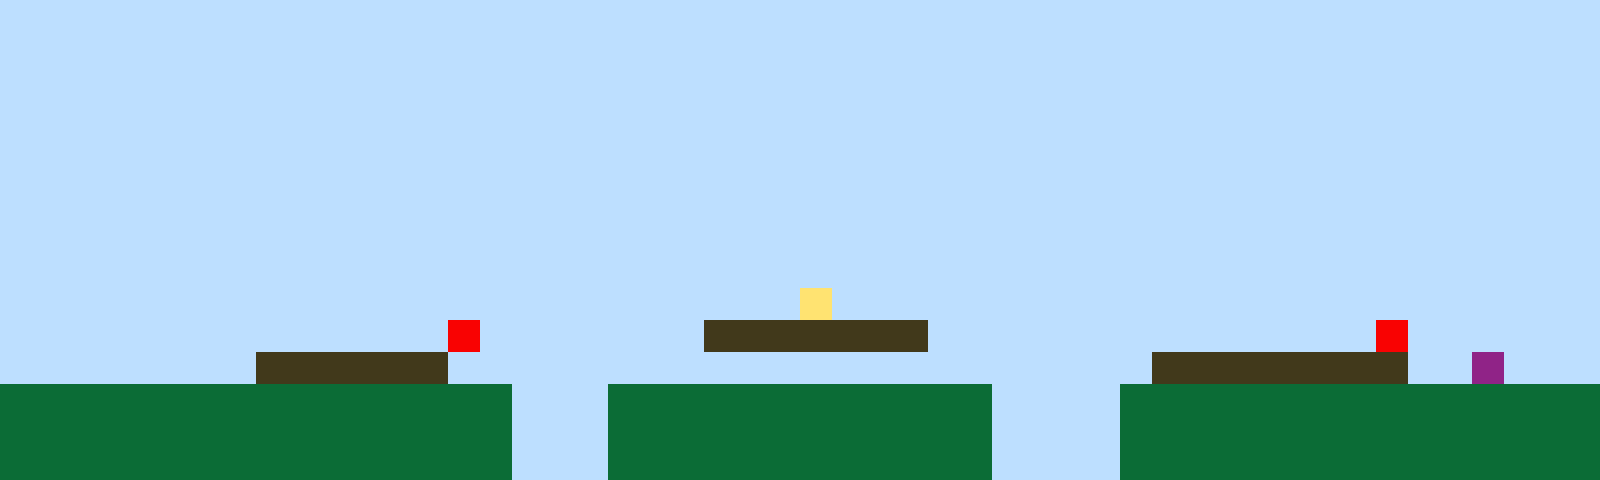

Tiled map render using the project's own tile images. Description and the whole map definition, tile-layer contents included, below:
An orthogonal 50x15 tile map with 32x32 px tiles, 1 tile layer (Tile Layer 1).

<map version="1.10" tiledversion="1.11.2" orientation="orthogonal" renderorder="right-up" width="50" height="15" tilewidth="32" tileheight="32" infinite="0" nextlayerid="2" nextobjectid="1"><editorsettings><export target="map1.csv" format="csv" /></editorsettings><tileset firstgid="1" name="sprites" tilewidth="32" tileheight="32" tilecount="6" columns="3"><image source="sprites.png" width="96" height="64" /></tileset><layer id="1" name="Tile Layer 1" width="50" height="15"><data encoding="csv">1,1,1,1,1,1,1,1,1,1,1,1,1,1,1,1,1,1,1,1,1,1,1,1,1,1,1,1,1,1,1,1,1,1,1,1,1,1,1,1,1,1,1,1,1,1,1,1,1,1,1,1,1,1,1,1,1,1,1,1,1,1,1,1,1,1,1,1,1,1,1,1,1,1,1,1,1,1,1,1,1,1,1,1,1,1,1,1,1,1,1,1,1,1,1,1,1,1,1,1,1,1,1,1,1,1,1,1,1,1,1,1,1,1,1,1,1,1,1,1,1,1,1,1,1,1,1,1,1,1,1,1,1,1,1,1,1,1,1,1,1,1,1,1,1,1,1,1,1,1,1,1,1,1,1,1,1,1,1,1,1,1,1,1,1,1,1,1,1,1,1,1,1,1,1,1,1,1,1,1,1,1,1,1,1,1,1,1,1,1,1,1,1,1,1,1,1,1,1,1,1,1,1,1,1,1,1,1,1,1,1,1,1,1,1,1,1,1,1,1,1,1,1,1,1,1,1,1,1,1,1,1,1,1,1,1,1,1,1,1,1,1,1,1,1,1,1,1,1,1,1,1,1,1,1,1,1,1,1,1,1,1,1,1,1,1,1,1,1,1,1,1,1,1,1,1,1,1,1,1,1,1,1,1,1,1,1,1,1,1,1,1,1,1,1,1,1,1,1,1,1,1,1,1,1,1,1,1,1,1,1,1,1,1,1,1,1,1,1,1,1,1,1,1,1,1,1,1,1,1,1,1,1,1,1,1,1,1,1,1,1,1,1,1,1,1,1,1,1,1,1,1,1,1,1,1,1,1,1,1,1,1,1,1,1,1,1,1,1,1,1,1,1,1,1,1,1,1,1,1,1,1,1,1,1,1,1,1,1,1,1,1,1,1,1,1,1,1,1,1,1,1,1,1,1,1,1,1,1,1,1,1,1,1,1,1,1,1,1,1,1,1,1,1,1,1,1,1,1,1,1,1,1,1,1,1,1,1,1,1,1,1,1,1,1,1,1,1,1,1,1,1,1,1,1,1,1,1,1,1,1,1,1,1,1,1,1,1,1,1,1,1,1,1,1,4,1,1,1,1,1,1,1,1,1,1,1,1,1,1,1,1,1,1,1,1,1,1,1,1,1,1,1,1,1,1,1,1,1,1,1,1,1,1,5,1,1,1,1,1,1,1,3,3,3,3,3,3,3,1,1,1,1,1,1,1,1,1,1,1,1,1,1,5,1,1,1,1,1,1,1,1,1,1,1,1,1,1,3,3,3,3,3,3,1,1,1,1,1,1,1,1,1,1,1,1,1,1,1,1,1,1,1,1,1,1,3,3,3,3,3,3,3,3,1,1,6,1,1,1,2,2,2,2,2,2,2,2,2,2,2,2,2,2,2,2,1,1,1,2,2,2,2,2,2,2,2,2,2,2,2,1,1,1,1,2,2,2,2,2,2,2,2,2,2,2,2,2,2,2,2,2,2,2,2,2,2,2,2,2,2,2,2,2,2,2,1,1,1,2,2,2,2,2,2,2,2,2,2,2,2,1,1,1,1,2,2,2,2,2,2,2,2,2,2,2,2,2,2,2,2,2,2,2,2,2,2,2,2,2,2,2,2,2,2,2,1,1,1,2,2,2,2,2,2,2,2,2,2,2,2,1,1,1,1,2,2,2,2,2,2,2,2,2,2,2,2,2,2,2</data></layer></map>
